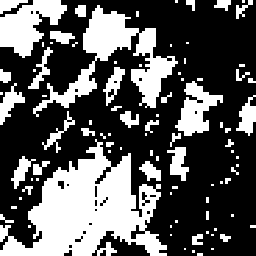
#> input picture images_BW/country2.bmp, 256 x 256 px
$ python aveugle_super_2classes.py
#> lines starting #> are read from the running program, lines starting #| are printed output that depends on the picture; after the words box and inside, x2 and y2 are one past the last pixel; in counts of white or black regions, pixels touching at a corner belong together; long printed decimals are rounded
### basictools.py
from sklearn.cluster import KMeans
import numpy as np
import cv2

def ResizeWithAspectRatio(image, width=None, height=None, inter=cv2.INTER_AREA):
    # this function allows to always display images with respect to ratio - needed for concatenation of images in particular
    # credit goes to nathancy from StackOverflow
    dim = None
    (h, w) = image.shape[:2]

    if width is None and height is None:
        return image
    if width is None:
        r = height / float(h)
        dim = (int(w * r), height)
    else:
        r = width / float(w)
        dim = (width, int(h * r))

    return cv2.resize(image, dim, interpolation=inter)

def read_image(path : str):
#> called with path = './images_BW/country2.bmp'
    image = cv2.imread(path)
#> image is the input picture: shape (256, 256, 3); 35.2% white; 91 white regions (53 under 20 px), largest, box (x1, y1, x2, y2) and area: (0, 139, 167, 256) 9774, (33, 5, 178, 117) 4458, (0, 0, 67, 58) 2070
    image //= 255 # anticipating use of gaussian noise
    grey_img = cv2.cvtColor(image, cv2.COLOR_BGR2GRAY) # making sure it's greyscale
    return grey_img, np.shape(grey_img)

def display_image(title:str, image):
    cv2.imshow(title + ' (press any key to close window)', ResizeWithAspectRatio(image, width=640)) # cv2.resize(image, (1024,576)) instead of image to specify size depending on device
    cv2.waitKey()
    cv2.destroyAllWindows()

def identify_classes(X):
    return np.unique(X)

def gauss_noise(X, m, n, cl1, cl2, m1, sig1, m2, sig2):
    # adding gaussian noise to each class separatly
    gaussian_class_1 = np.random.normal(m1, sig1, (m,n))
    gaussian_class_1[X == cl2] = 0
    gaussian_class_2 = np.random.normal(m2, sig2, (m,n))
    gaussian_class_2[X == cl1] = 0
    noise = gaussian_class_1 + gaussian_class_2

    return noise

def error_rate(tolerance, A, B, m, n):
    return 1 - (abs(A - B) <= tolerance).sum()/(m*n) # rate of different pixels between A & B

# [19 lines left out: function evaluate_kmeans, not called in this run]

### aveugle_super_2classes.py
from random import gauss
from basictools import *
from scipy.stats import norm

def calc_prior(X, m, n, cl1, cl2):
    return ((X == cl1).sum()) / (m*n), ((X == cl2).sum()) / (m*n) # p(cl1), p(cl2) estimates


def MPM_Gauss(Y, cl1, cl2, p1, p2, m1, sig1, m2, sig2):
    flat_Y = Y.reshape(-1,1)
    norm_1 = norm(m1, sig1)
    norm_2 = norm(m2, sig2)

    condition = p1*norm_1.pdf(flat_Y-cl1) >= p2*norm_2.pdf(flat_Y-cl2)

    X_hat = cl1 * condition + cl2 * (np.invert(condition))

    # Y_hat = np.array([cl1 if p1*norm_1.pdf(y-cl1) > p2*norm_2.pdf(y-cl2) else cl2 for y in flat_Y]) # less numpy friendly way to put it
    # takes SO much more time to execute !

    return X_hat.reshape(Y.shape)


def main():
    path = './images_BW/country2.bmp'
    X, shape = read_image(path)
#> shape = (256, 256)
    display_image('X', X * 255) # displays X

    cl1, cl2 = identify_classes(X) # identify image classes (two in our case)
#> cl1 = 0; cl2 = 1
    print(f'Class 1 : {cl1} (black)\nClass 2 : {cl2} (white)')
#| Class 1 : 0 (black)
#| Class 2 : 1 (white)

    m, n = shape[0], shape[1] # X shape
#> m = 256; n = 256

    p1, p2 = calc_prior(X, m, n, cl1, cl2) # priors of each class
#> p1 = 0.648; p2 = 0.352
    print(f'\np(cl1) = p1 = {p1}\np(cl2) = p2 = {p2}')
#| p(cl1) = p1 = 0.6479
#| p(cl2) = p2 = 0.3521

    # noises we'll be using
    noise_1 = gauss_noise(X, shape[0], shape[1],cl1, cl2, .3, .1, -.4, .1)
    noise_2 = gauss_noise(X, shape[0], shape[1],cl1, cl2, .3, .3, -.55, .3)
    noise_3 = gauss_noise(X, shape[0], shape[1],cl1, cl2, .4, .3, -.6, .47)

    # adding gaussian noise to our image
    noisy_1 = X + noise_1
    noisy_2 = X + noise_2
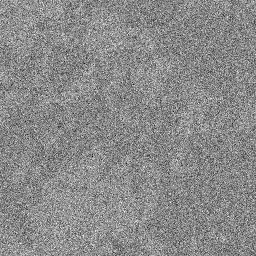
#> noisy_2: shape (256, 256) float64; min -1.11, max 1.58, mean 0.352; drawn with min black and max white
    noisy_3 = X + noise_3
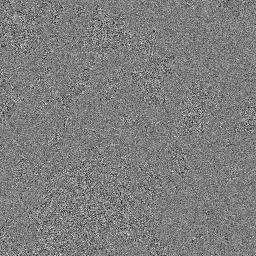
#> noisy_3: shape (256, 256) float64; min -1.54, max 2.39, mean 0.402; drawn with min black and max white

    # MPM on noisy_1 & error evaluation
    m1, sig1, m2, sig2 = .3, .1, -.4, .1
    X_hat_1 = MPM_Gauss(noisy_1, cl1, cl2, p1, p2, m1, sig1, m2, sig2)
#> in MPM_Gauss, `return X_hat.reshape(Y.shape)`: returned value: shape (256, 256); values 0 (black) and 1 (white), 34.5% white; 1401 white regions (1360 under 20 px), largest, box (x1, y1, x2, y2) and area: (0, 139, 168, 256) 8879, (33, 5, 178, 118) 4060, (0, 0, 67, 58) 1852

    MPM_result_1 = np.concatenate((X, noisy_1, X_hat_1), axis=1)
    display_image('Image, Noisy_1, MPM', MPM_result_1)
#> call 2 of ResizeWithAspectRatio, with width = 640, inter = 3
#> in ResizeWithAspectRatio (call 2), `return cv2.resize(image, dim, interpolation=inter)`:
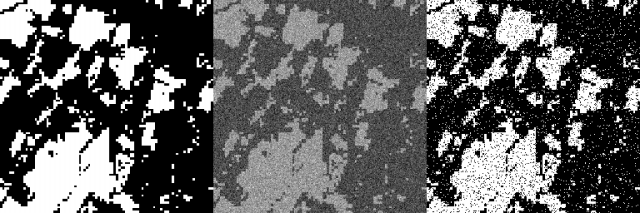
#> returned value: shape (213, 640) float64; min 0, max 1, mean 0.368
    print(f'\nError rate MPM noisy_1 : {error_rate(0, X, X_hat_1, m, n):.2%}')
#| Error rate MPM noisy_1 : 6.26%

    # cv2.imwrite('MPM_result_1.png', 255 * MPM_result_1) # write result into PNG file

    # Kmeans on noisy_2 & error evaluation
    m1, sig1, m2, sig2 = .3, .3, -.55, .3
#> m1 = 0.3; sig1 = 0.3; m2 = -0.55; sig2 = 0.3
    X_hat_2 = MPM_Gauss(noisy_2, cl1, cl2, p1, p2, m1, sig1, m2, sig2)
#> in MPM_Gauss (call 2), `return X_hat.reshape(Y.shape)`: returned value: shape (256, 256); values 0 (black) and 1 (white), 10.4% white in thin lines or dots

    MPM_result_2 = np.concatenate((X, noisy_2, X_hat_2), axis=1)
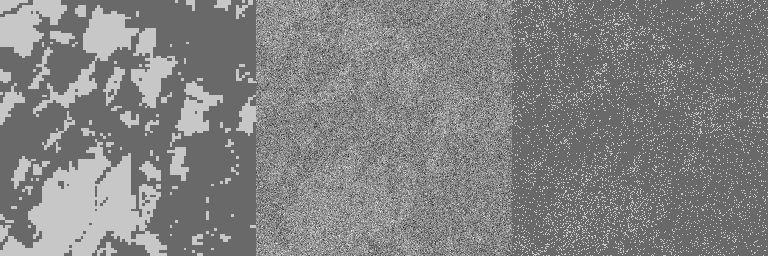
#> MPM_result_2: shape (256, 768) float64; min -1.11, max 1.58, mean 0.269; drawn with min black and max white
    display_image('Image, Noisy_2, KMeans', MPM_result_2)
#> call 3 of display_image, with title = 'Image, Noisy_2, KMeans'
#> in display_image (call 3), `cv2.imshow(title + ' (press any key to close window)', ResizeWithAspec..`:
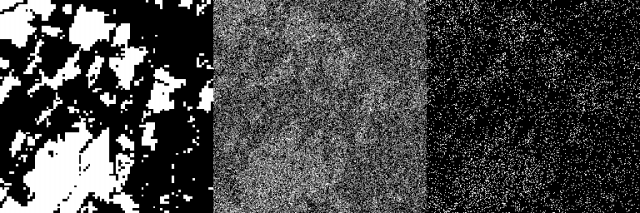
#> window 'Image, Noisy_2, KMeans (press ': shape (213, 640); min 0, max 255, mean 68.6
    print(f'\nError rate MPM noisy_2 : {error_rate(0, X, X_hat_2, m, n):.2%}')
#| Error rate MPM noisy_2 : 33.92%

    # cv2.imwrite('MPM_result_2.png', 255 * MPM_result_2)

    # Kmeans on noisy_3 & error evaluation
    m1, sig1, m2, sig2 = .4, .3, -.6, .47
#> m1 = 0.4; m2 = -0.6; sig2 = 0.47
    X_hat_3 = MPM_Gauss(noisy_3, cl1, cl2, p1, p2, m1, sig1, m2, sig2)
#> in MPM_Gauss (call 3), `return X_hat.reshape(Y.shape)`: returned value: shape (256, 256); values 0 (black) and 1 (white), 11.8% white in thin lines or dots

    MPM_result_3 = np.concatenate((X, noisy_3, X_hat_3), axis=1)
    display_image('Image, Noisy_2, KMeans', MPM_result_3)
#> call 4 of display_image, with title = 'Image, Noisy_2, KMeans'
#> call 4 of ResizeWithAspectRatio, with width = 640, inter = 3
#> in ResizeWithAspectRatio (call 4), `return cv2.resize(image, dim, interpolation=inter)`:
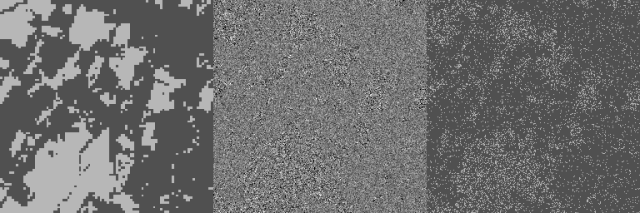
#> returned value: shape (213, 640) float64; min -0.78, max 1.7, mean 0.291; drawn with min black and max white
#> in display_image (call 4), `cv2.imshow(title + ' (press any key to close window)', ResizeWithAspec..`:
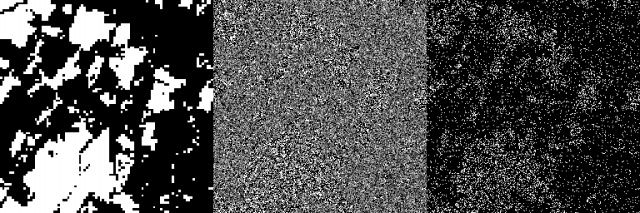
#> window 'Image, Noisy_2, KMeans (press ': shape (213, 640); min 0, max 255, mean 74.2
    print(f'\nError rate MPM noisy_3 : {error_rate(0, X, X_hat_3, m, n):.2%}')
#| Error rate MPM noisy_3 : 31.02%

    # [11 lines of commented-out code are left out]


if __name__ == '__main__':
    main()

$ run again, with images_BW/alfa2.bmp copied over images_BW/country2.bmp
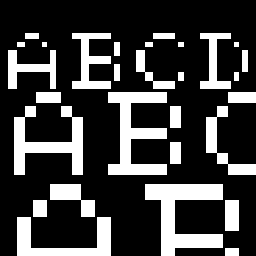
#> input picture images_BW/alfa2.bmp, 256 x 256 px
#> in read_image, image is the input picture: shape (256, 256, 3); 24.7% white; 29 white regions, largest, box (x1, y1, x2, y2) and area: (145, 184, 223, 256) 2704, (108, 92, 167, 175) 2365, (14, 106, 83, 175) 2035
#> shape = (256, 256)
#> cl1 = 0; cl2 = 1
#| Class 1 : 0 (black)
#| Class 2 : 1 (white)
#> m = 256
#> p1 = 0.753; p2 = 0.247
#| p(cl1) = p1 = 0.7533
#| p(cl2) = p2 = 0.2467
#> in ResizeWithAspectRatio (call 2), `return cv2.resize(image, dim, interpolation=inter)`:
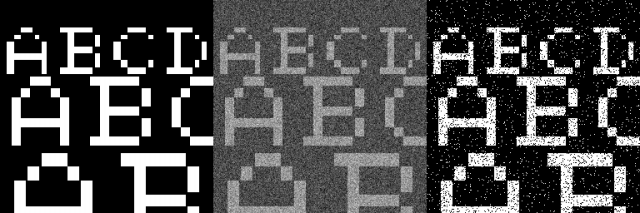
#> returned value: shape (213, 640) float64; min 0, max 1, mean 0.286
#| Error rate MPM noisy_1 : 5.28%
#> in main, `m1, sig1, m2, sig2 = .3, .3, -.55, .3`: m1 = 0.3; m2 = -0.55; sig2 = 0.3
#| Error rate MPM noisy_2 : 24.62%
#> in main, `m1, sig1, m2, sig2 = .4, .3, -.6, .47`: m1 = 0.4; m2 = -0.6; sig2 = 0.47
#> in display_image (call 4), `cv2.imshow(title + ' (press any key to close window)', ResizeWithAspec..`:
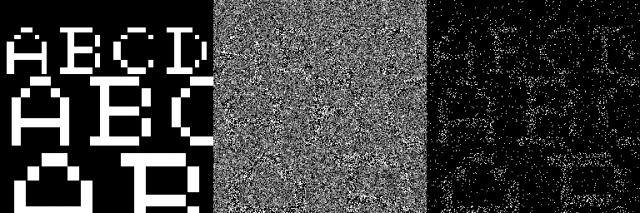
#> window 'Image, Noisy_2, KMeans (press ': shape (213, 640); min 0, max 255, mean 59.6
#| Error rate MPM noisy_3 : 22.71%

$ run again, with images_BW/beee2.bmp copied over images_BW/country2.bmp
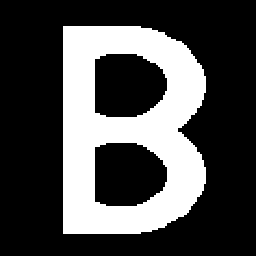
#> input picture images_BW/beee2.bmp, 256 x 256 px
#> in read_image, image is the input picture: shape (256, 256, 3); 29.1% white; 1 white region, box (x1, y1, x2, y2) and area: (63, 26, 206, 234) 19070
#> shape = (256, 256)
#> cl1 = 0; cl2 = 1
#| Class 1 : 0 (black)
#| Class 2 : 1 (white)
#> m = 256
#> p1 = 0.709; p2 = 0.291
#| p(cl1) = p1 = 0.709
#| p(cl2) = p2 = 0.291
#> in ResizeWithAspectRatio (call 2), `return cv2.resize(image, dim, interpolation=inter)`:
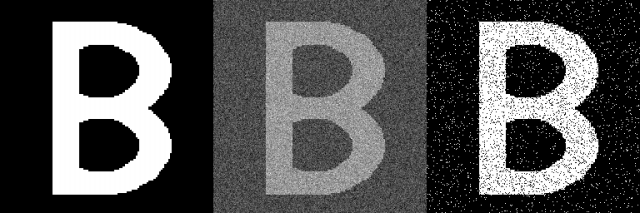
#> returned value: shape (213, 640) float64; min 0, max 1, mean 0.321
#| Error rate MPM noisy_1 : 5.67%
#> in main, `m1, sig1, m2, sig2 = .3, .3, -.55, .3`: m1 = 0.3; m2 = -0.55; sig2 = 0.3
#| Error rate MPM noisy_2 : 28.84%
#> in main, `m1, sig1, m2, sig2 = .4, .3, -.6, .47`: m1 = 0.4; m2 = -0.6; sig2 = 0.47
#> in display_image (call 4), `cv2.imshow(title + ' (press any key to close window)', ResizeWithAspec..`:
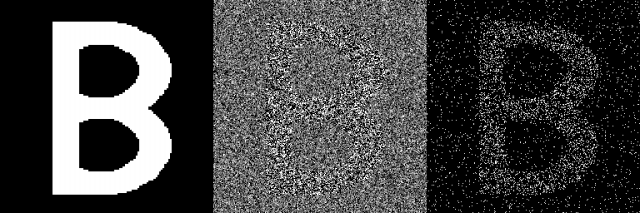
#> window 'Image, Noisy_2, KMeans (press ': shape (213, 640); min 0, max 255, mean 65.2
#| Error rate MPM noisy_3 : 26.35%

$ run again, with images_BW/cible2.bmp copied over images_BW/country2.bmp
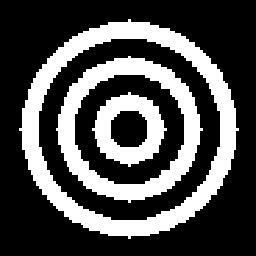
#> input picture images_BW/cible2.bmp, 256 x 256 px
#> in read_image, image is the input picture: shape (256, 256, 3); 30.5% white; 3 white regions, box (x1, y1, x2, y2) and area: (19, 19, 239, 239) 10608, (56, 56, 203, 203) 6600, (92, 92, 167, 167) 2788
#> shape = (256, 256)
#> cl1 = 0; cl2 = 1
#| Class 1 : 0 (black)
#| Class 2 : 1 (white)
#> m = 256
#> p1 = 0.695; p2 = 0.305
#| p(cl1) = p1 = 0.6949
#| p(cl2) = p2 = 0.3051
#| Error rate MPM noisy_1 : 5.72%
#> in main, `m1, sig1, m2, sig2 = .3, .3, -.55, .3`: m1 = 0.3; m2 = -0.55; sig2 = 0.3
#| Error rate MPM noisy_2 : 30.08%
#> in main, `m1, sig1, m2, sig2 = .4, .3, -.6, .47`: m1 = 0.4; m2 = -0.6; sig2 = 0.47
#> in display_image (call 4), `cv2.imshow(title + ' (press any key to close window)', ResizeWithAspec..`:
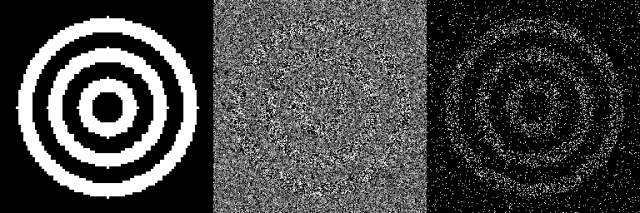
#> window 'Image, Noisy_2, KMeans (press ': shape (213, 640); min 0, max 255, mean 67.1
#| Error rate MPM noisy_3 : 27.62%
